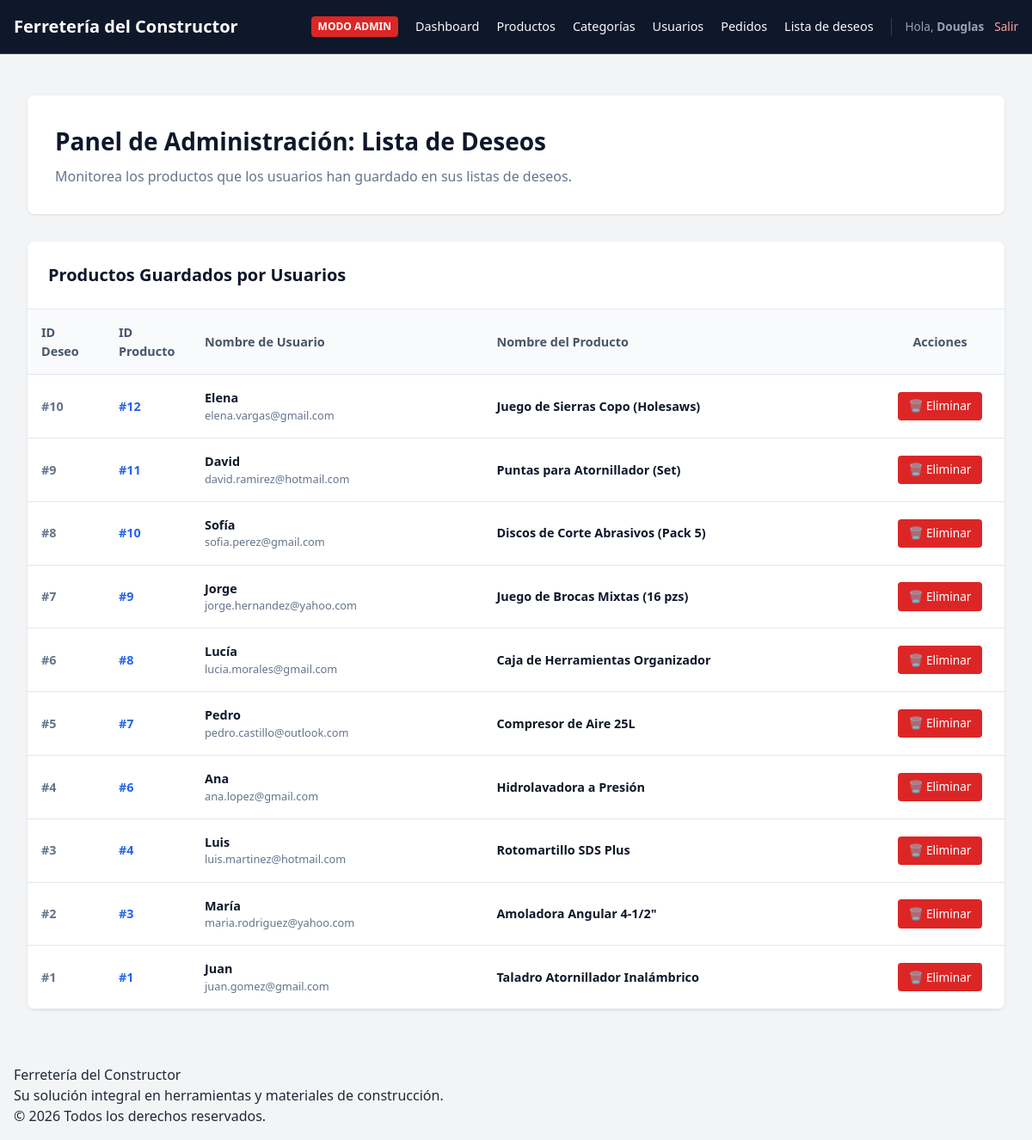
/views/admin/listaDeseos.php (signed in), run on the app's committed database.
### tables this page shows
CREATE TABLE `wishlist` (
  `id_wishlist` int(11) NOT NULL,
  `id_usuario` int(11) NOT NULL,
  `id_producto` int(11) NOT NULL
);

CREATE TABLE `productos` (
  `id_producto` int(11) NOT NULL,
  `id_categoria` int(11) NOT NULL,
  `nombre` varchar(150) NOT NULL,
  `descripcion` text NOT NULL,
  `precio` decimal(10,2) NOT NULL,
  `cantidad` int(11) NOT NULL,
  `imagen` varchar(255) NOT NULL,
  `estado` tinyint(1) DEFAULT 1
);

CREATE TABLE `usuarios` (
  `id_usuario` int(11) NOT NULL,
  `nombre` varchar(100) NOT NULL,
  `apellido` varchar(100) NOT NULL,
  `correo` varchar(150) NOT NULL,
  `password` varchar(255) NOT NULL,
  `telefono` varchar(20) NOT NULL,
  `direccion` text NOT NULL,
  `tipo_usuario` enum('cliente','admin') DEFAULT 'cliente'
);

### views/admin/listaDeseos.php (the view, shortened to what this page needs)
<?php
try {
    $database = new Database();
    $db = $database->getConnection();
} catch (Exception $e) {
    $db = null;
    $error = "Error de conexión a la base de datos: " . $e->getMessage();
}
$listaDeseos = [];
if ($db) {
    try {
        $query = "SELECT w.id_wishlist, p.id_producto, p.nombre AS producto_nombre, u.nombre AS usuario_nombre, u.correo AS usuario_correo
                  FROM wishlist w
                  INNER JOIN productos p ON w.id_producto = p.id_producto
                  INNER JOIN usuarios u ON w.id_usuario = u.id_usuario
                  ORDER BY w.id_wishlist DESC";
        $stmt = $db->prepare($query);
        $stmt->execute();
        $listaDeseos = $stmt->fetchAll(PDO::FETCH_ASSOC);
    } catch (PDOException $e) {
        $error = "Error al consultar la lista de deseos: " . $e->getMessage() .
                 " (Verifica que las tablas 'wishlist', 'productos' y 'usuarios' tengan campos coincidentes como id_producto e id_usuario).";
    }
}
include_once __DIR__ . '/../layouts/header.php';
?>
<div class="admin-dashboard" style="max-width: 1200px; margin: 0 auto; padding: 1rem;">
    <div style="background: white; padding: 2rem; border-radius: 8px; box-shadow: 0 1px 3px rgba(0,0,0,0.1); margin-bottom: 2rem; display: flex; justify-content: space-between; align-items: center; flex-wrap: wrap; gap: 1rem;">
        <div>
            <h1 style="color: #0f172a; margin: 0 0 0.5rem 0; font-size: 1.75rem;">Panel de Administración: Lista de Deseos</h1>
            <p style="color: #64748b; margin: 0;">Monitorea los productos que los usuarios han guardado en sus listas de deseos.</p>
        </div>
    </div>
    <div style="background: white; border-radius: 8px; box-shadow: 0 1px 3px rgba(0,0,0,0.1); overflow: hidden;">
        <div style="padding: 1.5rem; border-bottom: 1px solid #e2e8f0;">
            <h2 style="margin: 0; font-size: 1.25rem; color: #0f172a;">Productos Guardados por Usuarios</h2>
        </div>
        <?php if (!empty($listaDeseos)): ?>
            <div style="overflow-x: auto;">
                <table style="width: 100%; border-collapse: collapse; text-align: left; font-size: 0.9rem;">
                    <thead>
                        <tr style="background: #f8fafc; color: #475569; border-bottom: 1px solid #e2e8f0;">
                            <th style="padding: 1rem; width: 90px;">ID Deseo</th>
                            <th style="padding: 1rem; width: 100px;">ID Producto</th>
                            <th style="padding: 1rem;">Nombre de Usuario</th>
                            <th style="padding: 1rem;">Nombre del Producto</th>
                            <th style="padding: 1rem; text-align: center; width: 150px;">Acciones</th>
                        </tr>
                    </thead>
                    <tbody>
                        <?php foreach ($listaDeseos as $item): ?>
                            <tr style="border-bottom: 1px solid #e2e8f0;">
                                <td style="padding: 1rem; color: #64748b; font-weight: 600;">#<?= htmlspecialchars($item['id_wishlist']); ?></td>
                                <td style="padding: 1rem; color: #2563eb; font-weight: 600;">#<?= htmlspecialchars($item['id_producto']); ?></td>
                                <td style="padding: 1rem;">
                                    <div style="font-weight: 600; color: #0f172a;"><?= htmlspecialchars($item['usuario_nombre']); ?></div>
                                    <div style="font-size: 0.8rem; color: #64748b;"><?= htmlspecialchars($item['usuario_correo'] ?? ''); ?></div>
                                </td>
                                <td style="padding: 1rem; color: #0f172a; font-weight: 600;">
                                    <?= htmlspecialchars($item['producto_nombre']); ?>
                                </td>
                                <td style="padding: 1rem; text-align: center;">
                                    <a href="<?= BASE_URL; ?>views/admin/listaDeseos.php?accion=eliminar&id=<?= $item['id_wishlist']; ?>"
                                       onclick="return confirm('¿Estás seguro de quitar este producto de la lista de deseos del usuario?');"
                                       style="padding: 0.4rem 0.8rem; background: #dc2626; color: white; border-radius: 4px; text-decoration: none; font-size: 0.85rem; display: inline-block;" title="Eliminar de lista de deseos">
                                        🗑️ Eliminar
                                    </a>
                                </td>
                            </tr>
                        <?php endforeach; ?>
                    </tbody>
                </table>
            </div>
        <?php else: ?>
            <div style="padding: 3rem; text-align: center; color: #64748b;">
                No hay registros en las listas de deseos de los usuarios actualmente.
            </div>
        <?php endif; ?>
    </div>
</div>
<?php
include_once __DIR__ . '/../layouts/footer.php';
?>

### assets/css/styles.css (style rules this page uses)
:root { --primary: #d97706; --primary-dark: #b45309; --dark: #1f2937; --light: #f3f4f6; --white: #ffffff; --gray: #9ca3af; --danger: #ef4444; --success: #10b981; --font-sans: system-ui, -apple-system, BlinkMacSystemFont, "Segoe UI", Roboto, sans-serif; }
* { box-sizing: border-box; margin: 0; padding: 0; }
body { font-family: var(--font-sans); background-color: var(--light); color: var(--dark); line-height: 1.5; }

### data on the page
wishlist: id_wishlist "10", id_producto.id_producto "12", id_usuario.nombre "Elena", id_usuario.correo "elena.vargas@gmail.com", id_producto.nombre "Juego de Sierras Copo (Holesaws)"
wishlist: id_wishlist "9", id_producto.id_producto "11", id_usuario.nombre "David", id_usuario.correo "david.ramirez@hotmail.com", id_producto.nombre "Puntas para Atornillador (Set)"
wishlist: id_wishlist "8", id_producto.id_producto "10", id_usuario.nombre "Sofía", id_usuario.correo "sofia.perez@gmail.com", id_producto.nombre "Discos de Corte Abrasivos (Pack 5)"
wishlist: id_wishlist "7", id_producto.id_producto "9", id_usuario.nombre "Jorge", id_usuario.correo "jorge.hernandez@yahoo.com", id_producto.nombre "Juego de Brocas Mixtas (16 pzs)"
wishlist: id_wishlist "6", id_producto.id_producto "8", id_usuario.nombre "Lucía", id_usuario.correo "lucia.morales@gmail.com", id_producto.nombre "Caja de Herramientas Organizador"
wishlist: id_wishlist "5", id_producto.id_producto "7", id_usuario.nombre "Pedro", id_usuario.correo "pedro.castillo@outlook.com", id_producto.nombre "Compresor de Aire 25L"
wishlist: id_wishlist "4", id_producto.id_producto "6", id_usuario.nombre "Ana", id_usuario.correo "ana.lopez@gmail.com", id_producto.nombre "Hidrolavadora a Presión"
wishlist: id_wishlist "3", id_producto.id_producto "4", id_usuario.nombre "Luis", id_usuario.correo "luis.martinez@hotmail.com", id_producto.nombre "Rotomartillo SDS Plus"
wishlist: id_wishlist "2", id_producto.id_producto "3", id_usuario.nombre "María", id_usuario.correo "maria.rodriguez@yahoo.com", id_producto.nombre "Amoladora Angular 4-1/2\""
wishlist: id_wishlist "1", id_producto.id_producto "1", id_usuario.nombre "Juan", id_usuario.correo "juan.gomez@gmail.com", id_producto.nombre "Taladro Atornillador Inalámbrico"

### other printed values
$_SESSION['usuario'] "Douglas"
